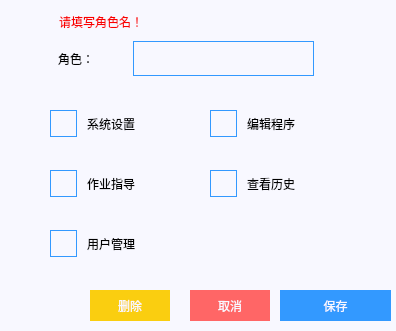
<?xml version="1.0" encoding="UTF-8"?>
<ui version="4.0">
 <class>RoleAdd</class>
 <widget class="QDialog" name="RoleAdd">
  <property name="geometry">
   <rect>
    <x>0</x>
    <y>0</y>
    <width>396</width>
    <height>331</height>
   </rect>
  </property>
  <property name="focusPolicy">
   <enum>Qt::ClickFocus</enum>
  </property>
  <property name="windowTitle">
   <string>Dialog</string>
  </property>
  <property name="styleSheet">
   <string notr="true">background-color: rgb(248, 248, 255);</string>
  </property>
  <widget class="QCheckBox" name="checkBox_1">
   <property name="geometry">
    <rect>
     <x>50</x>
     <y>108</y>
     <width>141</width>
     <height>31</height>
    </rect>
   </property>
   <property name="focusPolicy">
    <enum>Qt::NoFocus</enum>
   </property>
   <property name="styleSheet">
    <string notr="true">QCheckBox{
   font: 14pt &quot;黑体&quot;;
   spacing: 10 
}  

QCheckBox::indicator {
       width: 25px;
       height: 25px; 
border-width:1px; 
border-style:solid; 
border-color:rgb(51, 153, 255); 
} 
QCheckBox::indicator:checked {
image: url(:/LCD_CS351/LCD_CS351/logo/check.png);
}
</string>
   </property>
   <property name="text">
    <string>系统设置</string>
   </property>
  </widget>
  <widget class="QCheckBox" name="checkBox_2">
   <property name="geometry">
    <rect>
     <x>210</x>
     <y>108</y>
     <width>141</width>
     <height>31</height>
    </rect>
   </property>
   <property name="focusPolicy">
    <enum>Qt::NoFocus</enum>
   </property>
   <property name="styleSheet">
    <string notr="true">QCheckBox{
   font: 14pt &quot;黑体&quot;;
   spacing: 10 
}  

QCheckBox::indicator {
       width: 25px;
       height: 25px; 
border-width:1px; 
border-style:solid; 
border-color:rgb(51, 153, 255); 
} 
QCheckBox::indicator:checked {
image: url(:/LCD_CS351/LCD_CS351/logo/check.png);
}
</string>
   </property>
   <property name="text">
    <string>编辑程序</string>
   </property>
  </widget>
  <widget class="QCheckBox" name="checkBox_4">
   <property name="geometry">
    <rect>
     <x>210</x>
     <y>168</y>
     <width>141</width>
     <height>31</height>
    </rect>
   </property>
   <property name="focusPolicy">
    <enum>Qt::NoFocus</enum>
   </property>
   <property name="styleSheet">
    <string notr="true">QCheckBox{
   font: 14pt &quot;黑体&quot;;
   spacing: 10 
}  

QCheckBox::indicator {
       width: 25px;
       height: 25px; 
border-width:1px; 
border-style:solid; 
border-color:rgb(51, 153, 255); 
} 
QCheckBox::indicator:checked {
image: url(:/LCD_CS351/LCD_CS351/logo/check.png);
}
</string>
   </property>
   <property name="text">
    <string>查看历史</string>
   </property>
  </widget>
  <widget class="QCheckBox" name="checkBox_5">
   <property name="geometry">
    <rect>
     <x>50</x>
     <y>228</y>
     <width>141</width>
     <height>31</height>
    </rect>
   </property>
   <property name="focusPolicy">
    <enum>Qt::NoFocus</enum>
   </property>
   <property name="styleSheet">
    <string notr="true">QCheckBox{
   font: 14pt &quot;黑体&quot;;
   spacing: 10 
}  

QCheckBox::indicator {
       width: 25px;
       height: 25px; 
border-width:1px; 
border-style:solid; 
border-color:rgb(51, 153, 255); 
} 
QCheckBox::indicator:checked {
image: url(:/LCD_CS351/LCD_CS351/logo/check.png);
}
</string>
   </property>
   <property name="text">
    <string>用户管理</string>
   </property>
  </widget>
  <widget class="QCheckBox" name="checkBox_3">
   <property name="geometry">
    <rect>
     <x>50</x>
     <y>168</y>
     <width>141</width>
     <height>31</height>
    </rect>
   </property>
   <property name="focusPolicy">
    <enum>Qt::NoFocus</enum>
   </property>
   <property name="styleSheet">
    <string notr="true">QCheckBox{
   font: 14pt &quot;黑体&quot;;
   spacing: 10 
}  

QCheckBox::indicator {
       width: 25px;
       height: 25px; 
border-width:1px; 
border-style:solid; 
border-color:rgb(51, 153, 255); 
} 
QCheckBox::indicator:checked {
image: url(:/LCD_CS351/LCD_CS351/logo/check.png);
}
</string>
   </property>
   <property name="text">
    <string>作业指导</string>
   </property>
  </widget>
  <widget class="QLabel" name="label_45">
   <property name="geometry">
    <rect>
     <x>58</x>
     <y>41</y>
     <width>71</width>
     <height>35</height>
    </rect>
   </property>
   <property name="styleSheet">
    <string notr="true">font: 14pt &quot;黑体&quot;;</string>
   </property>
   <property name="text">
    <string>角色：</string>
   </property>
  </widget>
  <widget class="QLineEdit" name="lineEdit_roleName">
   <property name="geometry">
    <rect>
     <x>133</x>
     <y>41</y>
     <width>181</width>
     <height>35</height>
    </rect>
   </property>
   <property name="focusPolicy">
    <enum>Qt::ClickFocus</enum>
   </property>
   <property name="styleSheet">
    <string notr="true">font: 14pt &quot;Arial&quot;;
border-width:1px; 
border-style:solid; 
border-color:rgb(51, 153, 255); 
margin-top: 0ex;</string>
   </property>
   <property name="text">
    <string/>
   </property>
  </widget>
  <widget class="QPushButton" name="pushButton_cancel">
   <property name="geometry">
    <rect>
     <x>190</x>
     <y>290</y>
     <width>80</width>
     <height>31</height>
    </rect>
   </property>
   <property name="focusPolicy">
    <enum>Qt::NoFocus</enum>
   </property>
   <property name="styleSheet">
    <string notr="true">QPushButton{
   font: 14pt &quot;黑体&quot;;
   color: rgb(248, 248, 255);
   border-style:solid;
   background-color: rgb(255, 102, 102);
}</string>
   </property>
   <property name="text">
    <string>取消</string>
   </property>
  </widget>
  <widget class="QPushButton" name="pushButton_save">
   <property name="geometry">
    <rect>
     <x>280</x>
     <y>290</y>
     <width>111</width>
     <height>31</height>
    </rect>
   </property>
   <property name="focusPolicy">
    <enum>Qt::NoFocus</enum>
   </property>
   <property name="contextMenuPolicy">
    <enum>Qt::NoContextMenu</enum>
   </property>
   <property name="styleSheet">
    <string notr="true">QPushButton{
   font: 14pt &quot;黑体&quot;;
   color: rgb(248, 248, 255);
   border-style:solid;
   background-color: rgb(51, 153, 255);
}
QPushButton:pressed{
	Qt::ToolButtonTextUnderIcon
}</string>
   </property>
   <property name="text">
    <string>保存</string>
   </property>
   <property name="flat">
    <bool>true</bool>
   </property>
  </widget>
  <widget class="QPushButton" name="pushButton_close">
   <property name="geometry">
    <rect>
     <x>360</x>
     <y>0</y>
     <width>38</width>
     <height>38</height>
    </rect>
   </property>
   <property name="focusPolicy">
    <enum>Qt::NoFocus</enum>
   </property>
   <property name="styleSheet">
    <string notr="true">border-image: url(:/LCD_CS351/LCD_CS351/35_all/cha.bmp);</string>
   </property>
   <property name="text">
    <string/>
   </property>
   <property name="flat">
    <bool>true</bool>
   </property>
  </widget>
  <widget class="QLabel" name="label_wrong">
   <property name="geometry">
    <rect>
     <x>59</x>
     <y>6</y>
     <width>301</width>
     <height>31</height>
    </rect>
   </property>
   <property name="styleSheet">
    <string notr="true">font: 14pt &quot;黑体&quot;;
color: rgb(250, 0, 0);</string>
   </property>
   <property name="text">
    <string>请填写角色名！</string>
   </property>
  </widget>
  <widget class="QPushButton" name="pushButton_delete">
   <property name="geometry">
    <rect>
     <x>90</x>
     <y>290</y>
     <width>80</width>
     <height>31</height>
    </rect>
   </property>
   <property name="focusPolicy">
    <enum>Qt::NoFocus</enum>
   </property>
   <property name="styleSheet">
    <string notr="true">QPushButton{
   font: 14pt &quot;黑体&quot;;
   color: rgb(248, 248, 255);
   border-style:solid;
   background-color: rgb(250, 206, 16);
}</string>
   </property>
   <property name="text">
    <string>删除</string>
   </property>
  </widget>
 </widget>
 <resources/>
 <connections/>
</ui>
